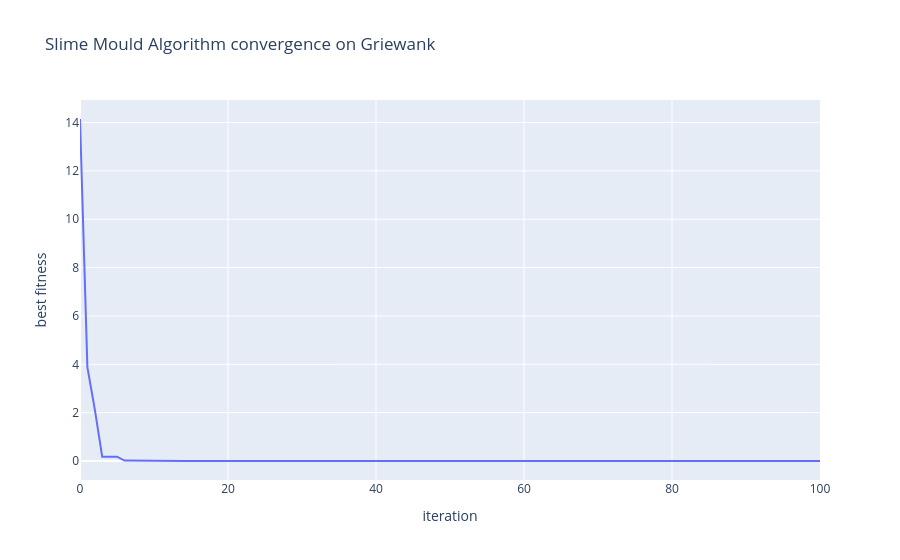

Write notebook code for a chart like this one.
### Code cell
go.Figure(go.Scatter(y=result.fitness_history)).update_layout(
    title='Slime Mould Algorithm convergence on Griewank', xaxis_title='iteration', yaxis_title='best fitness'
).show()

### Figure 1 — Plotly figure (JSON) as saved in the notebook; plotly's stock layout.template omitted (floating-point values rounded to 4 significant figures)
{"data": [{"type": "scatter", "y": [14.15, 3.874, 2.137, 0.1772, 0.1772, 0.1772, 0.01804, 0.01296, 0.002427, 0.001127, 0.001127, 0.001127, 0.001127, 0.001127, 0.001127, 0.001127, 0.001127, 0.001127, 0.001127, 0.001127, 0.001127, 0.0003932, 6.722e-05, 6.722e-05, 6.722e-05, 6.722e-05, 6.722e-05, 6.722e-05, 2.119e-05, 1.075e-06, 8.049e-08, 3.238e-09, 2.486e-10, 1.567e-11, 1.773e-12, 3.111e-13, 5.44e-15, 3.331e-16, 0, 0, 0, 0, 0, 0, 0, 0, 0, 0, 0, 0, 0, 0, 0, 0, 0, 0, 0, 0, 0, 0, 0, 0, 0, 0, 0, 0, 0, 0, 0, 0, 0, 0, 0, 0, 0, 0, 0, 0, 0, 0, 0, 0, 0, 0, 0, 0, 0, 0, 0, 0, 0, 0, 0, 0, 0, 0, 0, 0, 0, 0, 0]}], "layout": {"title": {"text": "Slime Mould Algorithm convergence on Griewank"}, "xaxis": {"title": {"text": "iteration"}}, "yaxis": {"title": {"text": "best fitness"}}}}
